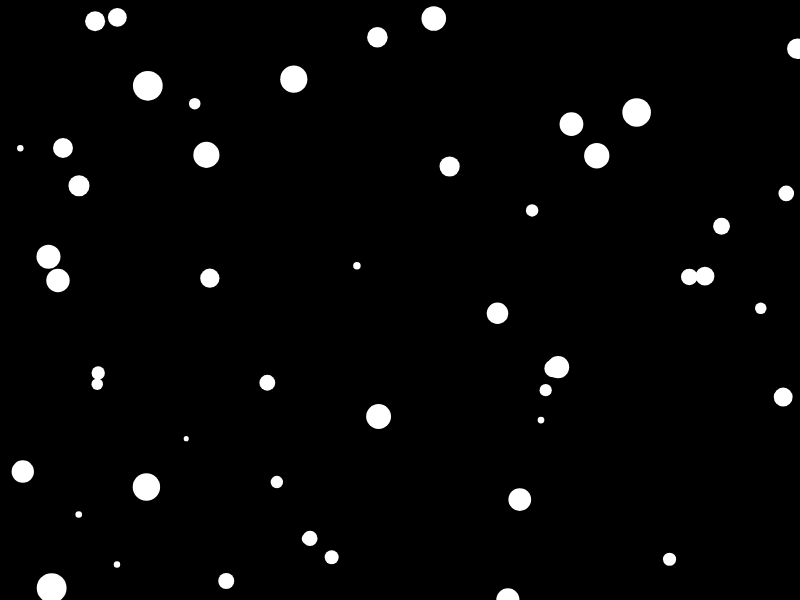
Frame 1 (no input)
Frame 60 (no input): identical to frame 1, image omitted
Frame 120 (the mouse pressed at the canvas centre since frame 60): identical to frame 1, image omitted

The p5.js sketch that drew this single still picture (run headless with seeded random() and noise() and a simulated clock; from frame 60 on, the mouse is pressed at the canvas centre):

// p5.js sketch
// ── sketch.js
let circulos = [];


function setup() {
    noStroke();
    createCanvas(800, 600);
    background(220);

    for (let i = 0 ; i < 50 ; i++){
        let c = {
            x: random(0,width),
            y: random(0, height),
            d: random(5,30)
        }
        circulos.push(c);
    }
}

function draw() {
    // console.log(circulos)
    background(0)
    fill(255);
    pintaCirculos(circulos);
    // background(220);

    // let speed = dist(mouseX, mouseY, pmouseX, pmouseY) + 1;
    // console.log(speed)

    // strokeWeight( map(1/speed,0,Infinity,1,10) );
    // stroke("green")
    // strokeWeight(1)
    line(pmouseX,pmouseY,mouseX,mouseY);

    // drawSatellite("red", 50, frameCount/10, frameCount/40);
    // drawSatellite("salmon", 100, frameCount/20, frameCount/40);
    // drawSatellite("yellow", 150, frameCount/40, frameCount/40);
    // drawSatellite("blue", 200, frameCount/40, frameCount/10);
    // drawSatellite("magenta", 400, frameCount/1, frameCount/PI);
    // drawSatellite("green", 400, frameCount, frameCount/90);
}

function keyPressed(){
    if(key === "R" || key === "r"){
        background(220);
    }
}



function drawSatellite(color, distance, faseX, faseY){
    push();
    noStroke();
    fill(color);
    
    circle(
        mouseX + distance * Math.sin(faseX),
        mouseY + distance * Math.cos(faseY),
        5
    )
    pop();
}


function pintaCirculos(){
    // for (let i = 0; i < circulos.length; i++){
    //     circle(circulos[i].x, circulos[i].y, circulos[i].x)
    // }

    for (const circulo of circulos) {
        circle(circulo.x, circulo.y, circulo.d);
    }

    // circulos.forEach(c => {
    //     // console.log(c)
    //     circle(c.x, c.y, c.d);
    // })

}
